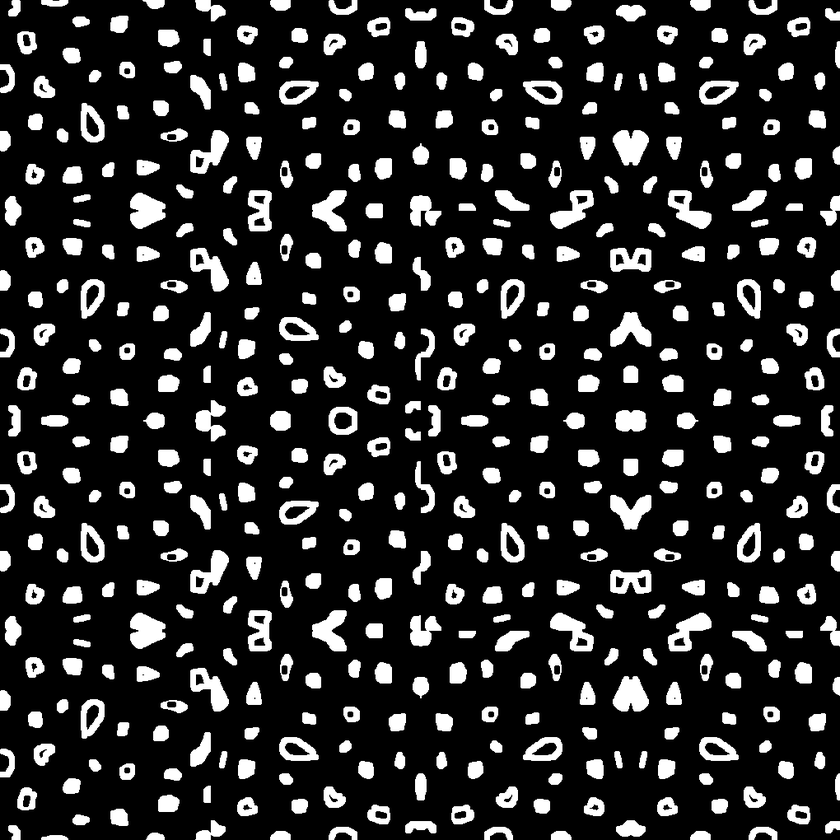
#> input picture Resources/muitos_objetos_bolhas.png, 840 x 840 px, shrunk from 1020 x 1020 before the run, found by its file name
$ python labeling_ex1.py
#> lines starting #> are read from the running program, lines starting #| are printed output that depends on the picture; after the words box and inside, x2 and y2 are one past the last pixel; in counts of white or black regions, pixels touching at a corner belong together
import cv2 as cv
import numpy as np

def labelling():
  caminho = "Resources/muitos_objetos_bolhas.png"
  # caminho = "Resources/dobro_tamanho_bolhas.png"
  imagem = cv.imread(caminho)
#> imagem is the input picture: shape (840, 840, 3); min 0, max 255, mean 42
  erro = False

  if imagem is not None:
    imagem = cv.cvtColor(imagem, cv.COLOR_BGR2GRAY)
#> imagem: shape (840, 840)

    (width, height) = imagem.shape[:2]
#> width = 840; height = 840

    nobjetos = 0

    mascara = np.zeros((height + 2, width + 2), np.uint8)

    for i in range(0, height):
      for j in range(0, width):
        if imagem[i,j] == 255:
          #achou um objeto
          nobjetos = nobjetos + 1

          if nobjetos <= 255:
            # preenche o objeto com o contador
            cv.floodFill(imagem, mascara, (j,i), nobjetos)
          else:
            erro = True
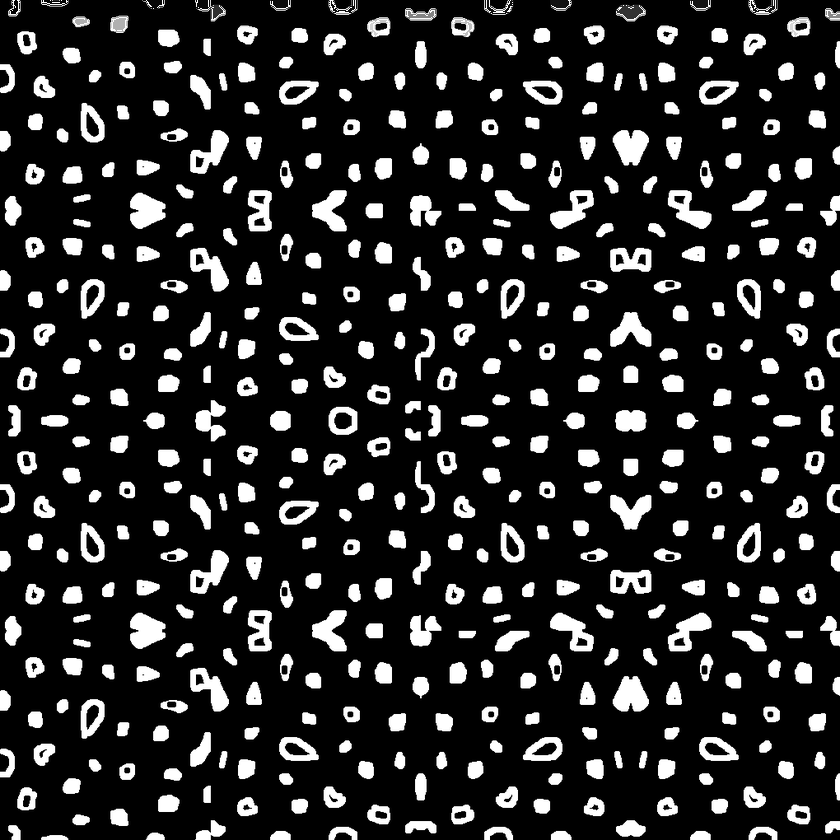
#> imagem: shape (840, 840); min 0, max 255, mean 41.4
#> after the loop, nobjetos = 69194

    if erro is not True:
      print('width: ', width)
      print('height: ', height)

      # Numero de objetos está errado. Conta pixels 255 e não as bolhas em si
      print('Total de bolhas: ', nobjetos)

      realce = cv.equalizeHist(imagem)
      cv.imshow('Imagem', imagem)
      cv.imshow('Realce', realce)
      cv.imwrite("doble_labeling.png", imagem)
    else:
      print('Imagem possui mais de 255 objetos, dificulta a rotulacao. Por favor selecione outra imagem com menos objetos.')

    cv.waitKey(0)
    cv.destroyAllWindows()

  else:
    print('Ops! Nao achei a imagem. :(')

labelling()

$ run again, with Resources/dobro_tamanho_bolhas.png copied over Resources/muitos_objetos_bolhas.png
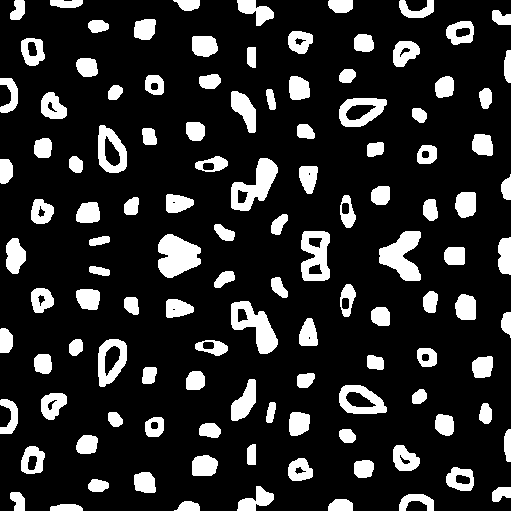
#> input picture Resources/dobro_tamanho_bolhas.png, 511 x 511 px, found by its file name
#> in labelling, imagem is the input picture: shape (511, 511, 3); 16.5% white; 118 white regions, largest, box (x1, y1, x2, y2) and area: (158, 234, 201, 278) 1338, (379, 231, 421, 281) 1226, (231, 158, 278, 211) 1190
#> after the loop in labelling, `for i in range(0, height):`:
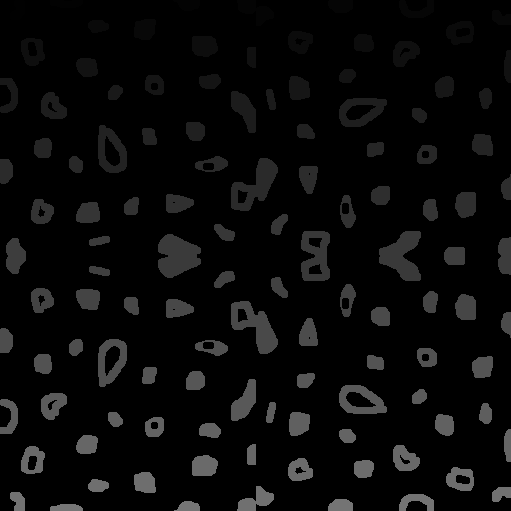
#> imagem: shape (511, 511); min 0, max 118, mean 9.7
#> after the loop in labelling, `for i in range(0, height):`: nobjetos = 118
#| width:  511
#| height:  511
#| Total de bolhas:  118
#> in labelling, `realce = cv.equalizeHist(imagem)`:
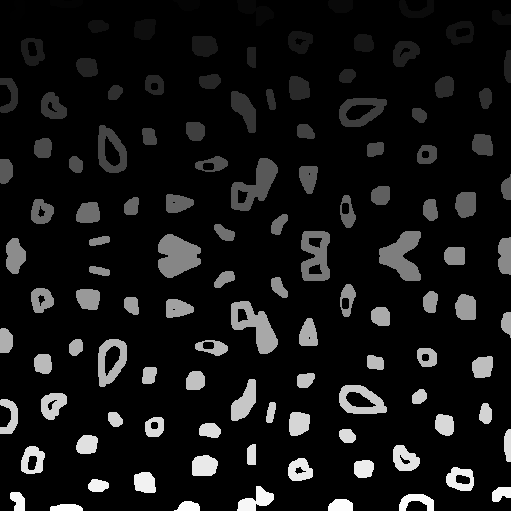
#> realce: shape (511, 511); min 0, max 255, mean 21.3
